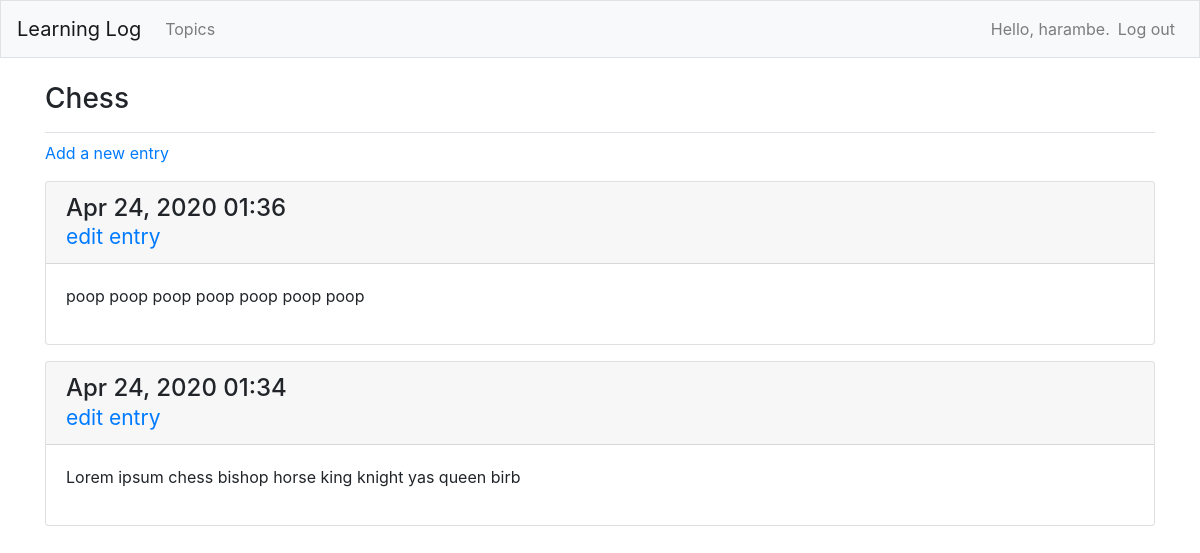
The page /topics/1/ (signed in) on the database as committed earlier.
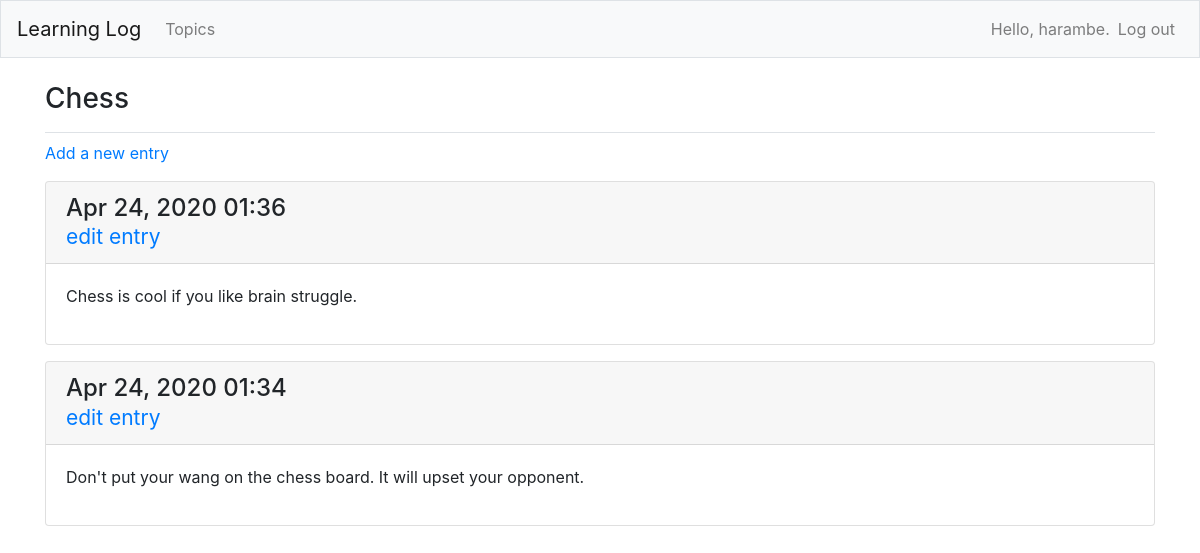
The same page on the database as committed later.
### learning_logs/models.py (models this page shows, shortened)
class Entry(models.Model):
    topic = models.ForeignKey(Topic, on_delete=models.CASCADE)
    text = models.TextField()
    date_added = models.DateTimeField(auto_now_add=True)
    class Meta:
        verbose_name_plural = 'entries'

### learning_logs/views.py (the view)
# urls.py: path('topics/<int:topic_id>/', views.topic, name='topic'),
@login_required
def topic(request, topic_id):
    topic = Topic.objects.get(id=topic_id)
    _check_topic_owner(request, topic)
    entries = topic.entry_set.order_by('-date_added')
    context = {'topic': topic, 'entries': entries}
    return render(request, 'learning_logs/topic.html', context)

### learning_logs/models.py (called while the page is built)
    def __str__(self):
        return self.text

### learning_logs/views.py (called while the page is built)
def _check_topic_owner(request, topic):
    if topic.owner != request.user:
        raise Http404

### learning_logs/templates/learning_logs/topic.html
{% extends 'learning_logs/base.html' %}
{% block page_header %}
<h3>{{ topic }}</h3>
{% endblock page_header %}
{% block content %}
<p>
    <a href="{% url 'learning_logs:new_entry' topic.id %}">Add a new entry</a>
</p>
{% for entry in entries %}
    <div class="card mb-3">
        <h4 class="card-header">
            {{ entry.date_added|date:"M d, Y H:i" }}
            <br>
            <small><a href="{% url 'learning_logs:edit_entry' entry.id %}">edit entry</a></small>
        </h4>
        <div class="card-body">
            {{ entry.text|linebreaks }}
        </div>
    </div>
{% empty %}
    <li>There are no entries for this topic yet.</li>
{% endfor %}
{% endblock content %}

Rows that differ between the two databases and show on the page:
changed Entry: text "poop poop poop poop poop poop poop" → "Chess is cool if you like brain struggle."
changed Entry: text "Lorem ipsum chess bishop horse king knight yas queen birb" → "Don't put your wang on the chess board. It will upset your opponent."
